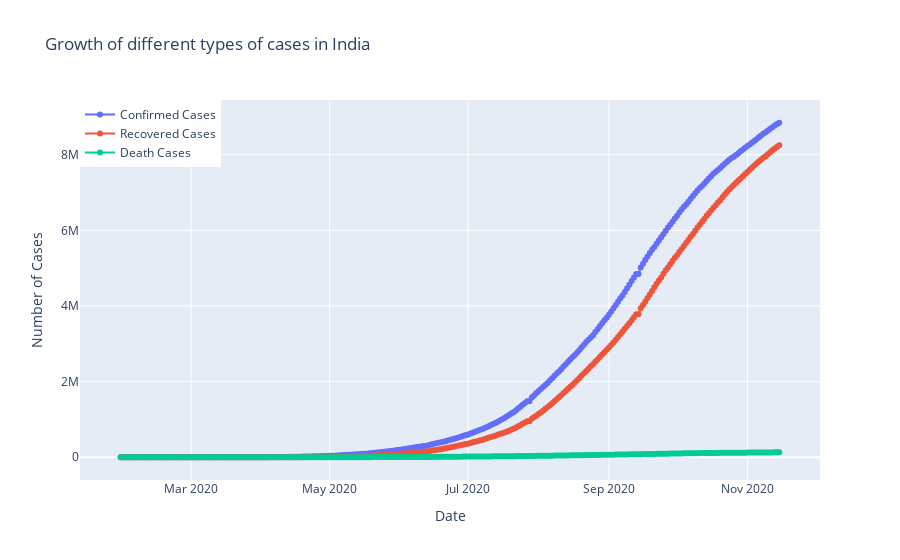

The cell this chart's notebook holds for it:
### Code cell
fig=go.Figure()
fig.add_trace(go.Scatter(x=datewise_india.index, y=datewise_india["Confirmed"],
                    mode='lines+markers',
                    name='Confirmed Cases'))
fig.add_trace(go.Scatter(x=datewise_india.index, y=datewise_india["Recovered"],
                    mode='lines+markers',
                    name='Recovered Cases'))
fig.add_trace(go.Scatter(x=datewise_india.index, y=datewise_india["Deaths"],
                    mode='lines+markers',
                    name='Death Cases'))
fig.update_layout(title="Growth of different types of cases in India",
                 xaxis_title="Date",yaxis_title="Number of Cases",legend=dict(x=0,y=1,traceorder="normal"))
fig.show()

### Figure 1 — Plotly figure (JSON) as saved in the notebook; plotly's stock layout.template omitted (floating-point values rounded to 4 significant figures; data arrays with more than 128 entries replaced by an {"elided": "..."} marker saying what was removed)
{"data": [{"mode": "lines+markers", "name": "Confirmed Cases", "type": "scatter", "x": {"elided": "291 str values"}, "y": {"elided": "291 float values"}}, {"mode": "lines+markers", "name": "Recovered Cases", "type": "scatter", "x": {"elided": "291 str values"}, "y": {"elided": "291 float values"}}, {"mode": "lines+markers", "name": "Death Cases", "type": "scatter", "x": {"elided": "291 str values"}, "y": {"elided": "291 float values"}}], "layout": {"legend": {"traceorder": "normal", "x": 0, "y": 1}, "title": {"text": "Growth of different types of cases in India"}, "xaxis": {"title": {"text": "Date"}}, "yaxis": {"title": {"text": "Number of Cases"}}}}
